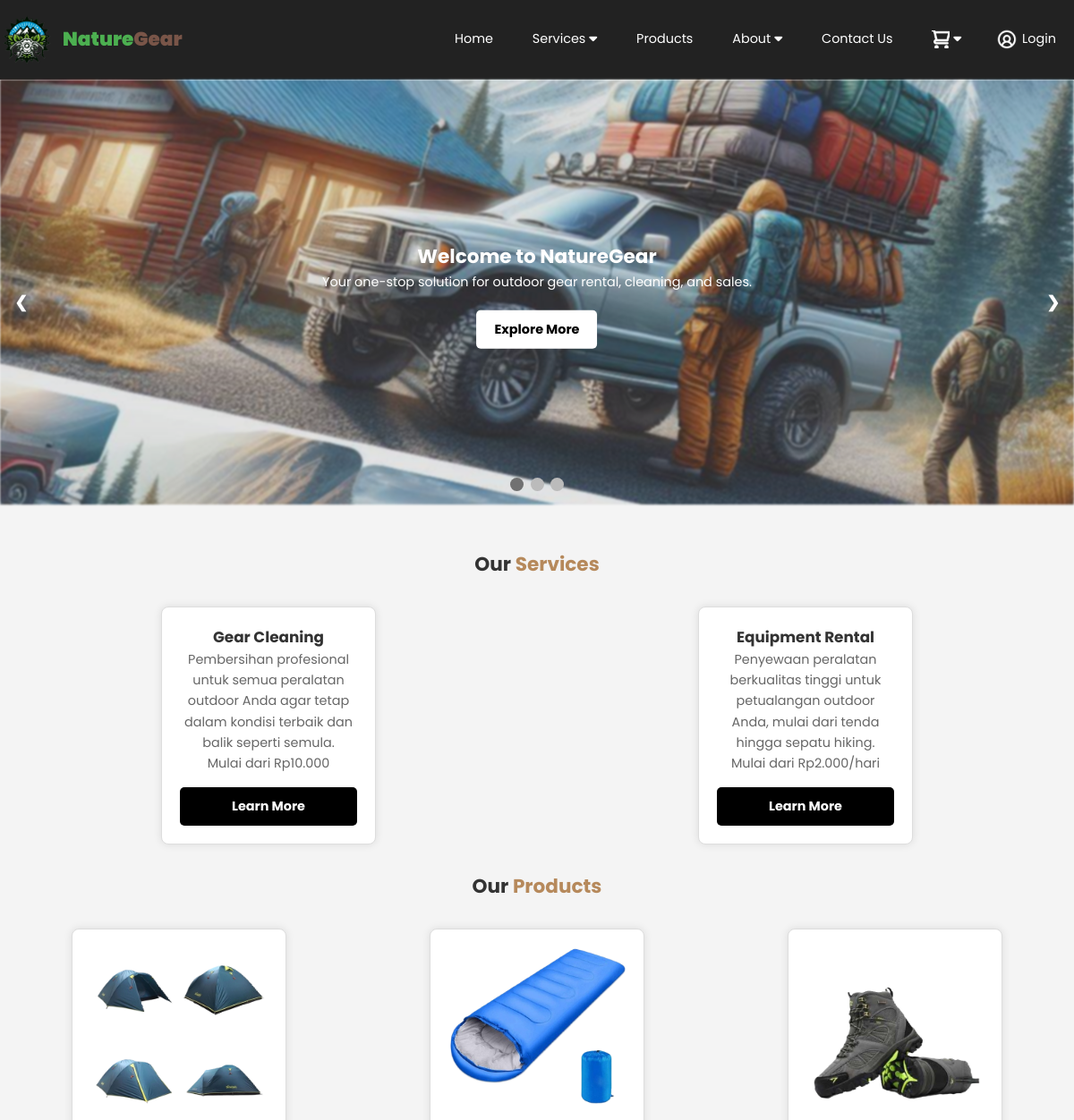
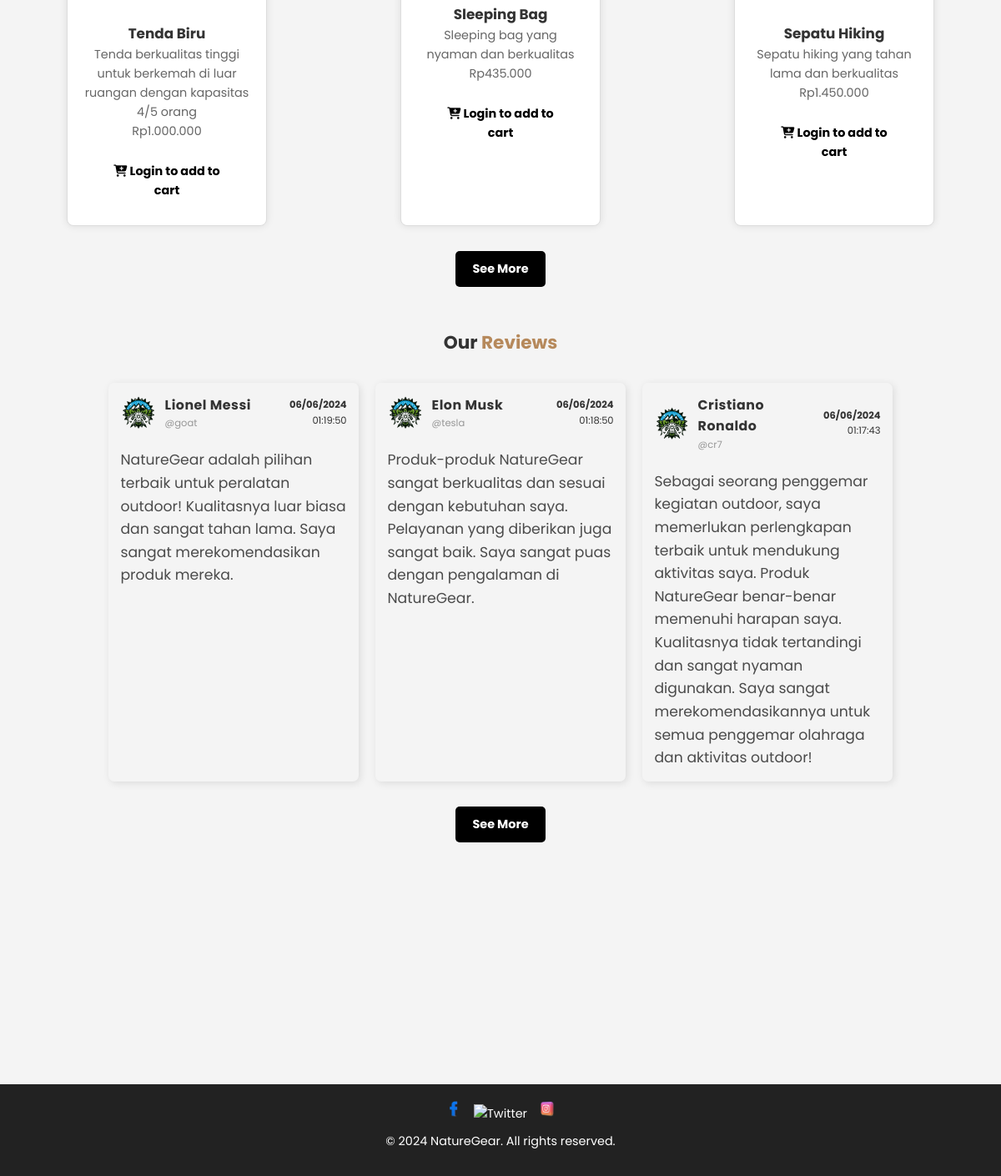
The page / on the database its author committed (2 pictures, top to bottom).
### tables this page shows
CREATE TABLE `products` (
  `id` int(11) NOT NULL,
  `name` varchar(100) NOT NULL,
  `description` text DEFAULT NULL,
  `price` decimal(10,2) NOT NULL,
  `category` varchar(50) NOT NULL,
  `image` varchar(255) DEFAULT NULL,
  `availability` varchar(50) NOT NULL DEFAULT 'Available'
);

CREATE TABLE `reviews` (
  `id` int(11) NOT NULL,
  `user_id` int(10) NOT NULL,
  `nama` varchar(50) NOT NULL,
  `username` varchar(50) NOT NULL,
  `foto` varchar(50) DEFAULT NULL,
  `komentar` varchar(500) NOT NULL,
  `tanggal` varchar(20) DEFAULT NULL,
  `jam` varchar(10) DEFAULT NULL
);

### index.php (the view, shortened to what this page needs)
    <!DOCTYPE html>
    <html lang="en">
    <head>
        <link rel="stylesheet" href="https://cdnjs.cloudflare.com/ajax/libs/font-awesome/6.3.0/css/all.min.css"
>
        <link rel="stylesheet" href="./styles/index.css">
    </head>
    <body>
        <?php include 'assets/navbar.php'; ?>
        <main>
            <section class="home">
                <div class="slideshow-container">
                    <div class="mySlides fade">
                        <img src="./images/indexbg1.png" style="width:100%" alt="NatureGear Outdoor Gear">
                        <div class="slide-text">
                            <h1>Welcome to NatureGear</h1>
                            <p>Your one-stop solution for outdoor gear rental, cleaning, and sales.</p>
                            <div class="naturegear-box-container">
                                <a href="#">Explore More</a>
                            </div>
                        </div>
                    </div>
                    <a class="prev" onclick="plusSlides(-1)">&#10094;</a>
                    <a class="next" onclick="plusSlides(1)">&#10095;</a>
                    <div class="dot-container">
                        <span class="dot" onclick="currentSlide(1)"></span>
                        <span class="dot" onclick="currentSlide(2)"></span>
                        <span class="dot" onclick="currentSlide(3)"></span>
                    </div>
                </div>
                <br>
                <div id="services" class="content">
                    <h2>Our <span>Services</span></h2>
                    <div class="services">
                        <div class="service">
                            <h3>Gear Cleaning</h3>
                            <p>Pembersihan profesional untuk semua peralatan outdoor Anda agar tetap dalam kondisi terbaik
                                dan balik seperti semula.</p>
                            <p>Mulai dari Rp<?php echo number_format(10000, 0, ',', '.'); ?></p>
                            <a href="gear-cleaning.php" class="service-link">Learn More</a>
                        </div>
                        <div class="service">
                            <h3>Equipment Rental</h3>
                            <p>Penyewaan peralatan berkualitas tinggi untuk petualangan outdoor Anda, mulai dari tenda
                                hingga sepatu hiking.</p>
                            <p>Mulai dari Rp<?php echo number_format(2000, 0, ',', '.'); ?>/hari</p>
                            <a href="equipment-rental.php" class="service-link">Learn More</a>
                        </div>
                    </div>
                </div>
                <div id="products" class="content">
                    <h2>Our <span>Products</span></h2>
                    <div class="products">
                        <?php
                        $sql = "SELECT id, name, description, price, image FROM products LIMIT 3";
                        $result = $conn->query($sql);
                        if ($result->num_rows > 0) {
                            while ($row = $result->fetch_assoc()) {
                                echo "<div class='product'>";
                                echo "<img src='" . htmlspecialchars($row["image"]) . "' alt='" . htmlspecialchars($row["name"]) . "'>";
                                echo "<h3>" . htmlspecialchars($row["name"]) . "</h3>";
                                echo "<p>" . htmlspecialchars($row["description"]) . "</p>";
                                echo "<p>Rp" . number_format($row["price"], 0, ',', '.') . "</p>";
                                if (isset($_SESSION['username'])) {
                                    echo "<form action='add-to-shopping-cart.php' method='POST'>";
                                    echo "<input type='hidden' name='product_id' value='" . $row["id"] . "'>";
                                    echo "<input type='hidden' name='product_name' value='" . $row["name"] . "'>";
                                    echo "<input type='hidden' name='product_price' value='" . $row["price"] . "'>";
                                    echo "<input type='hidden' name='product_img' value='" . $row["image"] . "'>";
                                    echo "<button type='submit' name='add_to_cart' class='add-cart'><i class='fas fa-cart-plus'></i></button>";
                                    echo "</form>";
                                } else {
                                    echo "<a href='my-account.php' class='add-cart'><i class='fas fa-cart-plus'></i> Login to add to cart</a>";
                                }
                                echo "</div>";
                            }
                        } else {
                            echo "<p>No products available</p>";
                        }
                        ?>
                    </div>
                    <div class="see-more">
                        <a href="products.php">See More</a>
                    </div>
                </div>
                <div id="reviews" class="content">
                    <h2>Our <span>Reviews</span></h2>
                    <div class="reviews">
                        <?php
                        $stm = $pdo->query("SELECT * FROM `reviews` ORDER by `id` DESC LIMIT 3");
                        while ($fetch = $stm->fetch()) {
                            ?>
                            <div class="review-box-container">
                                <div class="review-box">
                                    <div class="box-top">
                                        <div class="profile">
                                            <div class="profile-img">
                                                <img src="images/logo.png" alt="Profile Image">
                                            </div>
                                            <div class="name-user">
                                                <strong><?= htmlspecialchars($fetch['nama']); ?></strong>
                                                <span>@<?= htmlspecialchars($fetch['username']); ?></span>
                                            </div>
                                        </div>
                                        <div class="time">
                                            <strong><?= htmlspecialchars($fetch['tanggal']); ?></strong><br>
                                            <span><?= htmlspecialchars($fetch['jam']); ?></span>
                                        </div>
                                    </div>
                                    <div class="client-comment">
                                        <p><?= htmlspecialchars($fetch['komentar']); ?></p>
                                    </div>
                                </div>
                            </div>
                            <?php
                        }
                        ?>
                    </div>
                    <div class="see-more">
                        <a href="review.php">See More</a>
                    </div>
            </section>
        </main>
        <?php include 'assets/footer.php'; ?>
    </body>
    </html>

### styles/index.css (style rules this page uses)
:root { --primary: #b6895b; --bg: #f4f4f4; }
* { box-sizing: border-box; margin: 0; padding: 0; text-decoration: none; outline: none; border: none; }
body { font-family: "Poppins", sans-serif; margin: 0; padding: 0; background-color: var(--bg); color: #333; line-height: 1.6; }
.home { min-height: 10vh; align-items: center; justify-content: center; }
.slideshow-container { max-width: 100%; position: relative; margin: auto; }
.mySlides { display: none; position: relative; text-align: center; }
.mySlides img { width: 100%; max-height: 475px; object-fit: cover; filter: blur(1px) contrast(0.8); }
.prev, .next { cursor: pointer; position: absolute; top: 50%; width: auto; margin-top: -22px; padding: 16px; color: white; font-weight: bold; font-size: 18px; transition: 0.6s ease; border-radius: 0 3px 3px 0; user-select: none; }
.next { right: 0; border-radius: 3px 0 0 3px; }
.slide-text { position: absolute; top: 50%; left: 50%; transform: translate(-50%, -50%); color: white; text-align: center; }
.dot-container { text-align: center; position: absolute; bottom: 15px; width: 100%; }
.dot { cursor: pointer; height: 15px; width: 15px; margin: 0 2px; background-color: #bbb; border-radius: 50%; display: inline-block; transition: background-color 0.6s ease; }
.active, .dot:hover { background-color: #717171; }
.fade { animation-name: fade; animation-duration: 1.5s; }
.naturegear-box-container { text-align: center; margin-top: 20px; }
.naturegear-box-container a { display: inline-block; padding: 10px 20px; color: #000000; background-color: #ffffff; text-decoration: none; border-radius: 5px; font-weight: bold; }
.services, .products, .reviews { display: flex; justify-content: space-around; flex-wrap: wrap; margin: 20px 0; }
.service, .product { background-color: #fff; border: 1px solid #ddd; border-radius: 8px; padding: 20px; margin: 10px; width: 20%; box-shadow: 0 0 10px rgba(0, 0, 0, 0.1); box-sizing: border-box; text-align: center; }
.service a, .product a, .reviews a { color: white; text-decoration: none; display: block; transition: background-color 0.3s ease, color 0.3s ease; }
.service h3, .product h3, .reviews h3 { margin-top: 0; color: #333; }
.service p, .product p, .reviews p { color: #666; }
.service { transition: background-color 0.3s ease; }
.service-link { display: inline-block; margin-top: 15px; padding: 10px 20px; color: #fff; background-color: #000; text-decoration: none; border-radius: 5px; font-weight: bold; transition: background-color 0.3s ease, transform 0.3s ease; }
.product { transition: background-color 0.3s ease; }
.product img { max-width: 100%; height: auto; margin-bottom: 15px; background-color: transparent; }
.see-more { text-align: center; margin-top: 20px; }
.see-more a { display: inline-block; padding: 10px 20px; color: #fff; background-color: #000; text-decoration: none; border-radius: 5px; font-weight: bold; }
h2 span { color: #b6895b; }
#services h2, #products h2 { text-align: center; margin: 20px 0; }
#reviews h2 { text-align: center; margin: 50px 0 20px 0; }
.products a.add-cart { display: inline-block; margin-top: 1rem; padding: 10px 20px; color: black; background-color: transparent; text-decoration: none; border-radius: 5px; font-weight: bold; transition: background-color 0.3s ease; }
html { font-size: 90%; overflow-x: hidden; scroll-behavior: smooth; scroll-padding-top: 9rem; }
.reviews { display: grid; grid-template-columns: repeat(auto-fit, minmax(300px, 1fr)); padding: 0 10%; }
.review-box-container { display: flex; width: 100%; }
.review-box { width: 100%; max-width: 50rem; box-shadow: 2px 2px 10px rgba(0, 0, 0, 0.1); border-radius: 0.5rem; background-color: var(--white); padding: 1rem; overflow: hidden; margin: 10px 10px 10px 10px; transition: transform 0.3s ease; }
.profile-img { width: 3rem; height: 3rem; border-radius: 50%; overflow: hidden; margin-right: 10px; }
.profile-img img { width: 100%; height: 100%; object-fit: cover; object-position: center; }
.profile { display: flex; align-items: center; }
.time { text-align: right; font-size: 0.8rem; color: var(--para-font); }
.name-user { display: flex; flex-direction: column; }
.name-user strong { color: var(--black); font-size: 1.1rem; letter-spacing: 0.5px; }
.name-user span { color: #979797; font-size: 0.8rem; }
.box-top { display: flex; justify-content: space-between; align-items: center; margin-bottom: 1.5rem; }
.client-comment p { font-size: 1.2rem; color: #4b4b4b; }

### styles/footer.css (style rules this page uses)
html, body { height: 100%; margin: 0; padding: 0; }

### rows shown on the page
products: image (picture), name "Tenda Biru", description "Tenda berkualitas tinggi untuk berkemah di luar ruangan dengan kapasitas 4/5 orang", price "1.000.000"
products: image (picture), name "Sleeping Bag", description "Sleeping bag yang nyaman dan berkualitas", price "435.000"
products: image (picture), name "Sepatu Hiking", description "Sepatu hiking yang tahan lama dan berkualitas", price "1.450.000"
reviews: nama "Lionel Messi", username "goat", tanggal "06/06/2024", jam "01:19:50", komentar "NatureGear adalah pilihan terbaik untuk peralatan outdoor! Kualitasnya luar biasa dan sangat tahan lama. Saya sangat merekomendasikan produk mereka."
reviews: nama "Elon Musk", username "tesla", tanggal "06/06/2024", jam "01:18:50", komentar "Produk-produk NatureGear sangat berkualitas dan sesuai dengan kebutuhan saya. Pelayanan yang diberikan juga sangat baik. Saya sangat puas dengan pengalaman di NatureGear."
reviews: nama "Cristiano Ronaldo", username "cr7", tanggal "06/06/2024", jam "01:17:43", komentar "Sebagai seorang penggemar kegiatan outdoor, saya memerlukan perlengkapan terbaik untuk mendukung aktivitas saya. Produk NatureGear benar-benar memenuhi harapan saya. Kualitasnya tidak tertandingi dan sangat nyaman digunakan. Saya sangat merekomendasikannya untuk semua penggemar olahraga dan aktivitas outdoor!"

### other values the page prints
10000 "10.000"
2000 "2.000"
